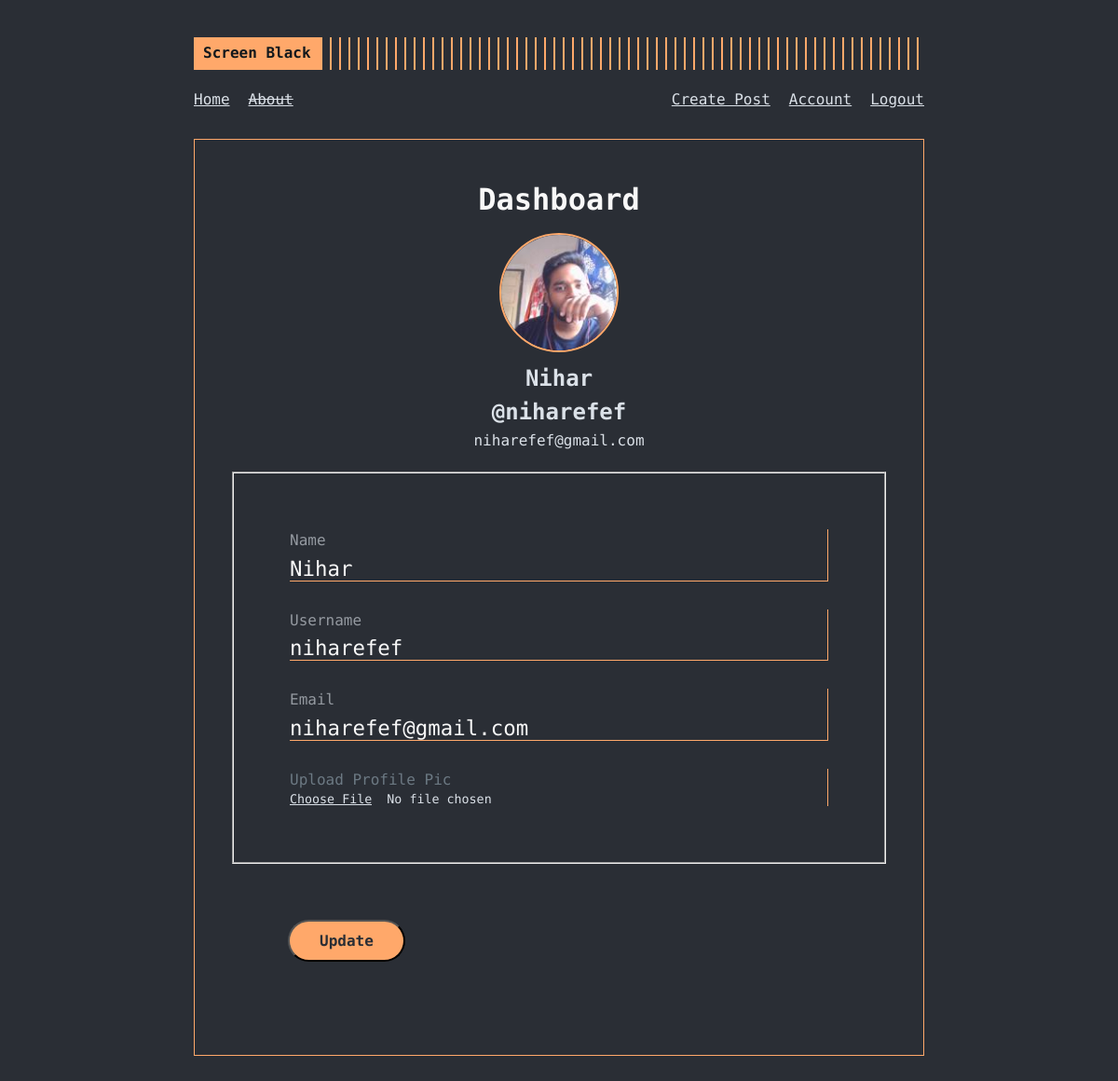
Page /account (signed in) on the committed database.
### screenblack/models.py (models this page shows, shortened)
class User(db.Model, UserMixin):
  id = db.Column(db.Integer, primary_key = True)
  name = db.Column(db.String(30), nullable = False, unique = True)
  username = db.Column(db.String(20), nullable = False, unique = True)
  email = db.Column(db.String(120), nullable = False, unique = True)
  picture = db.Column(db.String(20), nullable = False, default = "default.jpg")
  password = db.Column(db.String(60), nullable = False)
  posts = db.relationship("Post", backref = "author", lazy = True)

### screenblack/users/routes.py (the view)
@users.route("/account", methods=['GET', 'POST'])
@login_required
def account():
  form = UpdateAccountForm()
  if form.validate_on_submit():
    if form.picture.data:
      old_pic = current_user.picture
      pic_file_name = save_picture(form.picture.data)
      current_user.picture = pic_file_name
      if old_pic != 'default.jpg':
        try:
          os.remove(os.path.join(current_app.root_path, 'static/profilepics', old_pic))
        except:
          pass
    current_user.name = form.name.data
    current_user.username = form.username.data
    current_user.email = form.email.data
    db.session.commit()
    flash("Your details have been Updated!", "success")
    return redirect(url_for("users.account"))
  elif request.method =="GET":
    form.name.data = current_user.name
    form.username.data = current_user.username
    form.email.data = current_user.email
  picture = url_for('static', filename='profilepics/' + current_user.picture)
  return render_template('account.html', title='Account', picture=picture, form=form)

### screenblack/users/forms.py (shortened to what this page needs)
class UpdateAccountForm(FlaskForm):
  name = StringField("Name", validators=[DataRequired(), Length(min=1, max=30)])
  username = StringField("Username", validators=[DataRequired(), Length(min=2, max=20)])
  email = StringField("Email", validators=[DataRequired(), Email()])
  picture = FileField("Upload Profile Pic", validators=[FileAllowed(["jpg", "png"])])
  submit = SubmitField("Update")

### screenblack/models.py (called while the page is built)
@login_manager.user_loader
def load_user(user_id):
  return User.query.get(int (user_id))

### screenblack/templates/account.html (shortened to what this page needs)
{% extends "layout.html" %} {% block content %}
<div class="dashboard">
  <h1 class="page-heading">Dashboard</h1>
  <div class="profile-card">
    <img src="{{ picture }}" alt="profile picture for {{ current_user.name }}" class="profile-image">
    <h2 class="profile-card-name">{{ current_user.name }}</h2>
    <h2 class="profile-card-username">@{{ current_user.username }}</h2>
    <p class="profile-card-email">{{ current_user.email }}</p>
  </div>
  <form method="POST" action="" enctype="multipart/form-data">
    <fieldset>
      <div class="form-fields">
        <div class="form-field">
          {{ form.name.label(class='label') }}
          {% if form.name.errors %}
            {{ form.name(class="input-field") }}
            <div class="invalid-feedback">
              {% for error in form.name.errors %}
              <span>{{ error }}</span>
              {% endfor %}
            </div>
          {% else %}
            {{ form.name(class="input-field") }}
          {% endif %}
        </div>
        <div class="form-field">
          {{ form.username.label(class='label') }}
          {% if form.username.errors %}
            {{ form.username(class="input-field") }}
            <div class="invalid-feedback">
              {% for error in form.username.errors %}
              <span>{{ error }}</span>
              {% endfor %}
            </div>
          {% else %}
            {{ form.username(class="input-field") }}
          {% endif %}
        </div>
        <div class="form-field">
          {{ form.email.label(class='label') }}
          {% if form.email.errors %}
            {{ form.email(class="input-field") }}
            <div class="invalid-feedback">
              {% for error in form.email.errors %}
              <span>{{ error }}</span>
              {% endfor %}
            </div>
          {% else %}
            {{ form.email(class="input-field") }}
          {% endif %}
        </div>
        <div class="form-field">
          {{ form.picture.label(class="custom-file-upload") }}
          {{ form.picture() }}
        </div>
      </div>
    </fieldset>
    <div class="form-fields">{{ form.submit(class="submit-btn btn") }}</div>
  </form>
</div>
{% endblock content %}

### screenblack/static/main.css (style rules this page uses)
:root { font-size: 16px; --gray0: #f8f8f8; --gray1: #dbe1e8; --gray2: #b2becd; --gray3: #6c7983; --gray4: #444d55; --gray5: #363b44; --gray6: #2a2e35; --gray7: #12181c; --rajah: #ffa86a; --green: #09c372; --red: #ff3860; }
body { font-family: "Fira Code", monospace; background-color: var(--gray6); color: var(--gray1); line-height: 1.54; }
h1 { color: var(--gray0); font-weight: 700; }
p { margin-bottom: 20px; }
fieldset { min-width: initial; }
.form-fields { margin: 60px; }
.form-field { display: flex; flex-direction: column; margin: 30px 0; border-right: 1px solid var(--rajah); }
input[type="file" i] { font-family: inherit; margin: 0; padding: 0; pointer-events: none; font-weight: inherit; }
.custom-file-upload { color: var(--gray3); pointer-events: none; }
.label { opacity: 0.6; margin-bottom: 4px; }
.input-field { background-color: inherit; font-family: inherit; color: var(--gray0); border: none; border-bottom: 1px solid var(--rajah); outline: none; font-size: 1.4rem; }
.btn { font-family: inherit; font-weight: 700; background-color: var(--rajah); color: var(--gray6); font-size: 1rem; padding: 0.7rem 2rem; border-radius: 2rem; cursor: pointer; }
.page-heading { text-align: center; font-size: 2rem; }
.dashboard { padding: 20px; }
.profile-card { text-align: center; }
.profile-image { display: block; max-width: 128px; margin: 10px auto; border: 2px solid var(--rajah); border-radius: 50%; }

### rows in the picture
User: name "Nihar", username "niharefef", email "niharefef@gmail.com"
